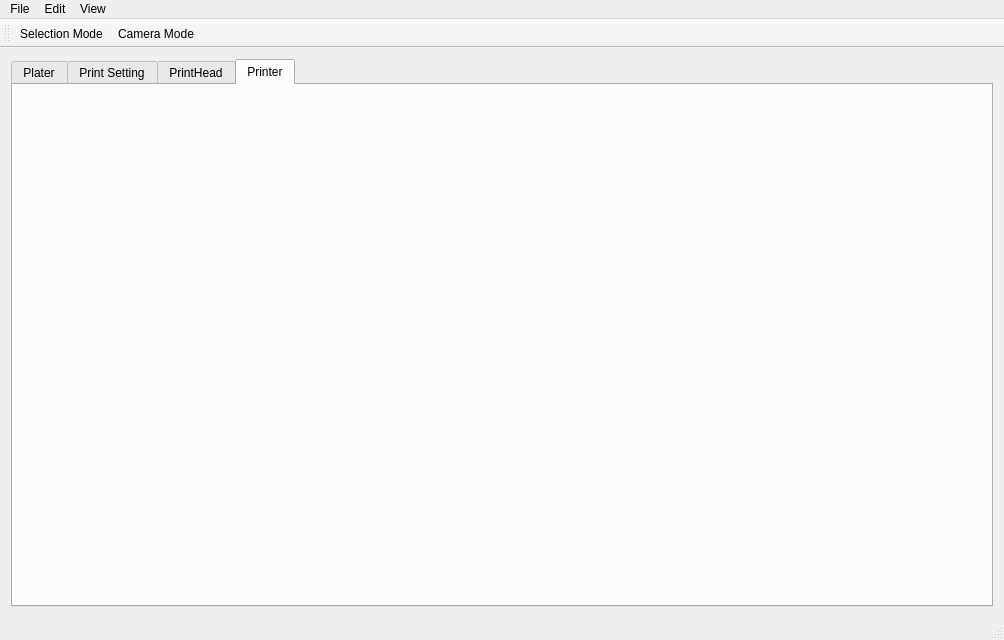
<?xml version="1.0" encoding="UTF-8"?>
<ui version="4.0">
 <class>Versa3dMainWindow</class>
 <widget class="QMainWindow" name="Versa3dMainWindow">
  <property name="geometry">
   <rect>
    <x>0</x>
    <y>0</y>
    <width>1004</width>
    <height>640</height>
   </rect>
  </property>
  <property name="sizePolicy">
   <sizepolicy hsizetype="Preferred" vsizetype="Preferred">
    <horstretch>0</horstretch>
    <verstretch>0</verstretch>
   </sizepolicy>
  </property>
  <property name="minimumSize">
   <size>
    <width>1004</width>
    <height>600</height>
   </size>
  </property>
  <property name="windowTitle">
   <string>MainWindow</string>
  </property>
  <widget class="QWidget" name="centralWidget">
   <layout class="QHBoxLayout" name="horizontalLayout_3">
    <item>
     <widget class="QTabWidget" name="tabWidget">
      <property name="currentIndex">
       <number>3</number>
      </property>
      <widget class="QWidget" name="Plater">
       <attribute name="title">
        <string>Plater</string>
       </attribute>
       <layout class="QHBoxLayout" name="horizontalLayout">
        <item>
         <widget class="QTabWidget" name="ViewerTab">
          <property name="tabPosition">
           <enum>QTabWidget::South</enum>
          </property>
          <property name="currentIndex">
           <number>0</number>
          </property>
          <widget class="QWidget" name="Model_ViewerTab">
           <attribute name="title">
            <string>Model Viewer</string>
           </attribute>
           <layout class="QHBoxLayout" name="horizontalLayout_2">
            <item>
             <widget class="QVTKRenderWindowInteractor" name="vtkWidget" native="true">
              <property name="minimumSize">
               <size>
                <width>600</width>
                <height>500</height>
               </size>
              </property>
             </widget>
            </item>
           </layout>
          </widget>
          <widget class="QWidget" name="Slice_ViewerTab">
           <attribute name="title">
            <string>Slice Viewer</string>
           </attribute>
           <layout class="QHBoxLayout" name="horizontalLayout_6">
            <item>
             <widget class="QVTKRenderWindowInteractor" name="Image_SliceViewer" native="true"/>
            </item>
            <item>
             <layout class="QVBoxLayout" name="sliderGroup">
              <property name="sizeConstraint">
               <enum>QLayout::SetMaximumSize</enum>
              </property>
              <item>
               <widget class="QLabel" name="NumLayerLabel">
                <property name="minimumSize">
                 <size>
                  <width>40</width>
                  <height>20</height>
                 </size>
                </property>
                <property name="maximumSize">
                 <size>
                  <width>60</width>
                  <height>16777215</height>
                 </size>
                </property>
                <property name="text">
                 <string>Layer #</string>
                </property>
               </widget>
              </item>
              <item>
               <widget class="QSpinBox" name="NumLayerSpinBox">
                <property name="minimumSize">
                 <size>
                  <width>40</width>
                  <height>20</height>
                 </size>
                </property>
                <property name="maximumSize">
                 <size>
                  <width>60</width>
                  <height>16777215</height>
                 </size>
                </property>
               </widget>
              </item>
              <item>
               <widget class="QSlider" name="NumLayerSlider">
                <property name="sizePolicy">
                 <sizepolicy hsizetype="Minimum" vsizetype="Expanding">
                  <horstretch>0</horstretch>
                  <verstretch>0</verstretch>
                 </sizepolicy>
                </property>
                <property name="minimumSize">
                 <size>
                  <width>0</width>
                  <height>0</height>
                 </size>
                </property>
                <property name="maximumSize">
                 <size>
                  <width>60</width>
                  <height>16777215</height>
                 </size>
                </property>
                <property name="orientation">
                 <enum>Qt::Vertical</enum>
                </property>
               </widget>
              </item>
             </layout>
            </item>
           </layout>
          </widget>
         </widget>
        </item>
        <item>
         <layout class="QVBoxLayout" name="right_side_vertical_layout">
          <item>
           <layout class="QFormLayout" name="formLayout">
            <item row="1" column="0">
             <widget class="QLabel" name="PrintSettingLabel">
              <property name="text">
               <string>Print settings: </string>
              </property>
             </widget>
            </item>
            <item row="1" column="1">
             <widget class="QComboBox" name="PrintSettingComboBox"/>
            </item>
            <item row="2" column="0">
             <widget class="QLabel" name="PrintHeadLabel">
              <property name="text">
               <string>Print Head:</string>
              </property>
             </widget>
            </item>
            <item row="2" column="1">
             <widget class="QComboBox" name="PrintHeadComboBox"/>
            </item>
            <item row="3" column="0">
             <widget class="QLabel" name="PrinterLabel">
              <property name="text">
               <string>Printer:</string>
              </property>
             </widget>
            </item>
            <item row="3" column="1">
             <widget class="QComboBox" name="PrinterComboBox"/>
            </item>
            <item row="4" column="1">
             <widget class="QPushButton" name="ExportGCodeButton">
              <property name="text">
               <string>Export G-Code</string>
              </property>
             </widget>
            </item>
           </layout>
          </item>
          <item>
           <widget class="QTableWidget" name="TableSTL">
            <property name="columnCount">
             <number>3</number>
            </property>
            <column>
             <property name="text">
              <string>Name</string>
             </property>
            </column>
            <column>
             <property name="text">
              <string>Copies</string>
             </property>
            </column>
            <column>
             <property name="text">
              <string>Scale</string>
             </property>
            </column>
           </widget>
          </item>
         </layout>
        </item>
       </layout>
      </widget>
      <widget class="QWidget" name="PrintSettingTab">
       <attribute name="title">
        <string>Print Setting</string>
       </attribute>
       <layout class="QGridLayout" name="gridLayout"/>
      </widget>
      <widget class="QWidget" name="PrintHeadTab">
       <attribute name="title">
        <string>PrintHead</string>
       </attribute>
       <layout class="QGridLayout" name="gridLayout_3"/>
      </widget>
      <widget class="QWidget" name="Printer">
       <attribute name="title">
        <string>Printer</string>
       </attribute>
       <layout class="QGridLayout" name="gridLayout_2"/>
      </widget>
     </widget>
    </item>
   </layout>
  </widget>
  <widget class="QMenuBar" name="menuBar">
   <property name="geometry">
    <rect>
     <x>0</x>
     <y>0</y>
     <width>1004</width>
     <height>22</height>
    </rect>
   </property>
   <widget class="QMenu" name="menuFile">
    <property name="title">
     <string>File</string>
    </property>
    <addaction name="actionImport_STL"/>
   </widget>
   <widget class="QMenu" name="menuEdit">
    <property name="title">
     <string>Edit</string>
    </property>
    <addaction name="actionUndo"/>
    <addaction name="actionRedo"/>
    <addaction name="separator"/>
    <addaction name="actioncopy"/>
    <addaction name="actionpaste"/>
    <addaction name="actiondelete"/>
   </widget>
   <widget class="QMenu" name="menuView">
    <property name="title">
     <string>View</string>
    </property>
   </widget>
   <addaction name="menuFile"/>
   <addaction name="menuEdit"/>
   <addaction name="menuView"/>
  </widget>
  <widget class="QToolBar" name="mainToolBar">
   <attribute name="toolBarArea">
    <enum>TopToolBarArea</enum>
   </attribute>
   <attribute name="toolBarBreak">
    <bool>false</bool>
   </attribute>
   <addaction name="actionSelection_Mode"/>
   <addaction name="actionCamera_Mode"/>
  </widget>
  <widget class="QStatusBar" name="statusBar"/>
  <action name="actionImport_STL">
   <property name="text">
    <string>Import stl</string>
   </property>
  </action>
  <action name="actionUndo">
   <property name="text">
    <string>Undo</string>
   </property>
  </action>
  <action name="actionRedo">
   <property name="text">
    <string>Redo</string>
   </property>
  </action>
  <action name="actioncopy">
   <property name="text">
    <string>cut</string>
   </property>
  </action>
  <action name="actionpaste">
   <property name="text">
    <string>copy</string>
   </property>
  </action>
  <action name="actiondelete">
   <property name="text">
    <string>paste</string>
   </property>
  </action>
  <action name="actionSelection_Mode">
   <property name="text">
    <string>Selection Mode</string>
   </property>
  </action>
  <action name="actionCamera_Mode">
   <property name="text">
    <string>Camera Mode</string>
   </property>
  </action>
 </widget>
 <layoutdefault spacing="6" margin="11"/>
 <customwidgets>
  <customwidget>
   <class>QVTKRenderWindowInteractor</class>
   <extends>QWidget</extends>
   <header>vtk.qt.QVTKRenderWindowInteractor</header>
  </customwidget>
 </customwidgets>
 <resources/>
 <connections/>
</ui>
